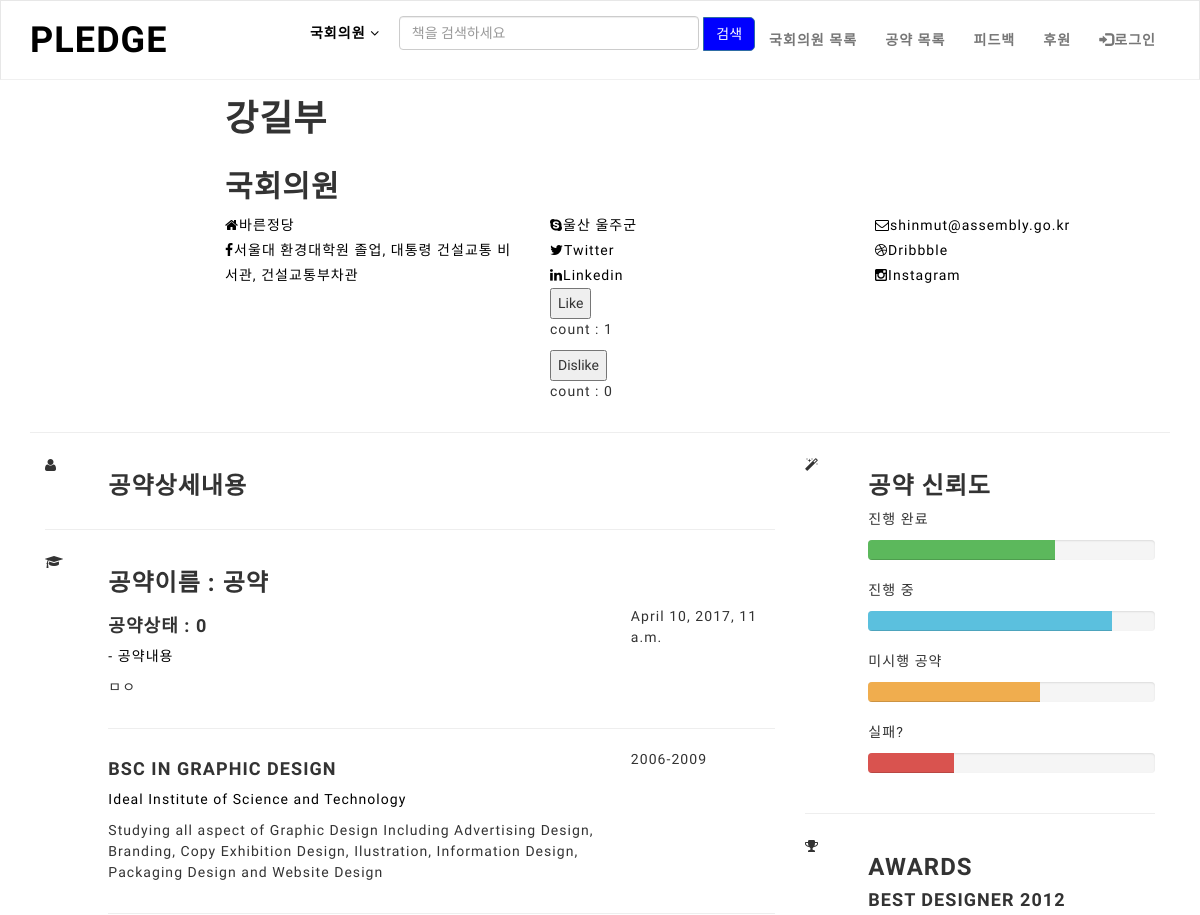
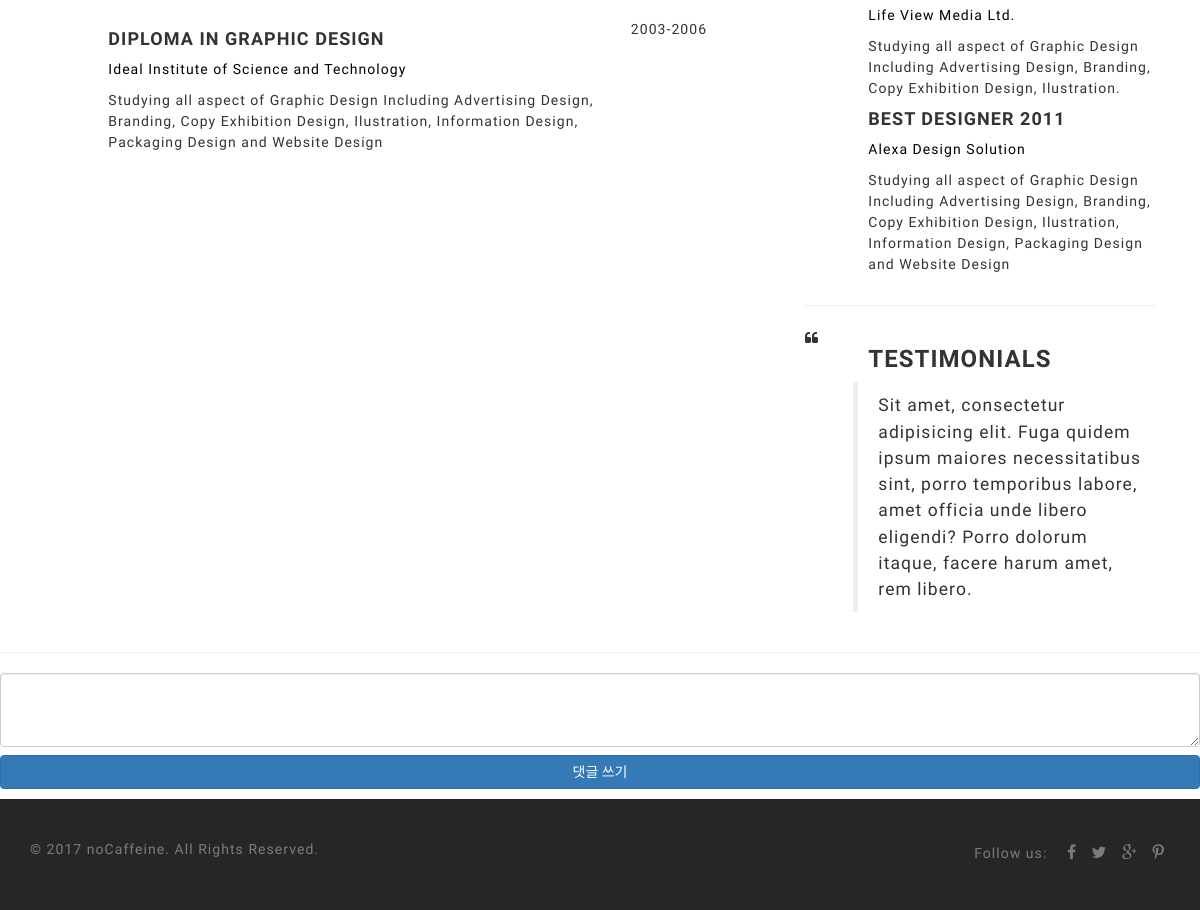
The page /pledge/1/ on the database its author committed (2 pictures, top to bottom).
### pledge/models.py (models this page shows, shortened)
class Pledge(models.Model):
    congressman = models.ForeignKey(CongressMan) # 국회의원 모델과 1toN 관계 설정
    title = models.CharField(max_length=32) # 공약 이름
    status = models.IntegerField(default=0) # 공약 상태
    like_dislike = models.ManyToManyField(settings.AUTH_USER_MODEL, through='LikeOrDislike') # 좋아요/싫어요 모델 LikeOrDisLike 모델을 통해 User와 N:M 관계 설정
    description = models.TextField(max_length=1024) # 공약에 대한 추가 설명
    created_at = models.DateTimeField(auto_now_add=True) # 공약 날짜
    @property
    def get_total_like(self):
        return LikeOrDislike.objects.filter(pledge_id=self.id, like=True).count()
    @property
    def get_total_dislike(self):
        return LikeOrDislike.objects.filter(pledge_id=self.id, dislike=True).count()

class CongressMan(models.Model):
    name = models.CharField(max_length=32) #국회의원 이름
    profile_image_path = models.CharField(max_length=512, null=True, blank=True) # 프로필 사진 저장 경로
    description = models.TextField(max_length=512, null=True, blank=True) # 추가 정보
    party = models.CharField(max_length=32, null=True, blank=True) # 정당
    constituency = models.CharField(max_length=32, null=True, blank=True) # 선거구
    email = models.CharField(max_length=64, null=True, blank=True) # 이메일 주소
    updated_at = models.DateTimeField(auto_now=True, null=True, blank=True) # 업데이트 날짜
    class Meta():
        ordering =['id']
    def __str__(self):
        return self.name

### pledge/views.py (the view)
# urls.py: url(r'^pledge/(?P<pledge_pk>\d+)/$', views.pledge_detail, name='pledge_detail'),
def pledge_detail(request, pledge_pk):
    pledge = get_object_or_404(Pledge, pk=pledge_pk)
    comment_form = CommentForm()
    context = {}
    context['pledge'] = pledge
    context['comment_form'] = comment_form
    return render(request, 'pledge/pledge_detail.html', context)

### pledge/forms.py
class CommentForm(forms.ModelForm):
    class Meta:
        model = Comment
        fields = ['message']
        widgets = {
             'message': forms.Textarea(attrs={'class': 'form-control', 'rows': 3}),
         }

### pledge/templates/pledge/pledge_detail.html (shortened to what this page needs)
{% extends "pledge/layout.html" %}
{% block content %}
{% load staticfiles %}
<div class="container">
        <div id="header" class="row">
            {% load staticfiles %}
            <div class="col-sm-2" style="overflow:hidden;">
            </div>
            <div class="col-sm-10">
                <div class="cv-title">
                    <div class="row">
                        <div class="col-sm-7">
                            <h1>{{pledge.congressman}}</h1>
                        </div>
                    </div>
                    <h2>국회의원</h2>
                </div>
                <div class="row">
                    <div class="col-sm-4">
                        <ul class="list-unstyled">
                            <li><a href=""><span class="social fa fa-home"></span>{{pledge.congressman.party}}</a>
                            </li>
                            <li><a href=""><span class="social fa fa-facebook"></span>{{pledge.congressman.description}}</a>
                        </ul>
                    </div>
                    <div class="col-sm-4">
                        <ul class="list-unstyled">
                            <li><a href=""><span class="social fa fa-skype"></span>{{pledge.congressman.constituency}}</a>
                            </li>
                            <li><a href=""><span class="social fa fa-twitter"></span>Twitter</a>
                            </li>
                            <li><a href=""><span class="social fa fa-linkedin"></span>Linkedin</a>
                            </li>
                            <li>
                             <input type="button" class="like" name="{{ pledge.pk }}" value="Like">
                             <p id="like_count{{ pledge.pk }}">count : {{ pledge.get_total_like }}</p>
                             <input type="button" class="dislike" name="{{ pledge.pk }}" value="Dislike">
                             <p id="dislike_count{{ pledge.pk }}">count : {{ pledge.get_total_dislike }}</p>
                            </li>
                        </ul>
                    </div>
                    <div class="col-sm-4">
                        <ul class="list-unstyled">
                            <li><a href="mailto:support@evenfly.com"><span class="social fa fa-envelope-o"></span>{{pledge.congressman.email}}</a>
                            <li><a href=""><span class="social fa fa-dribbble"></span>Dribbble</a>
                            </li>
                            <li><a href=""><span class="social fa fa-instagram"></span>Instagram</a>
                            </li>
                        </ul>
                    </div>
                </div>
            </div>
        </div>
        <hr class="firsthr">
<div class="col-md-8 mainleft" style="background-color:#fff;">
            <div id="statement" class="row mobmid">
                <div class="col-sm-1">
                    <span class="secicon fa fa-user"></span>
                </div>
                <div class="col-sm-11">
                    <h3>공약상세내용</h3>
                </div>
            </div>
            <hr>
            <div id="education" class="row mobmid">
                <div class="col-sm-1">
                    <span class="secicon fa fa-graduation-cap"></span>
                </div>
                <div class="col-sm-11">
                    <h3>공약이름 : {{ pledge.title }}</h3>
                    <div class="row">
                        <div class="col-md-9">
                            <h4>공약상태 : {{ pledge.status }}</h4>
                            <p class="sub"><a href="">- 공약내용</a>
                            </p>
                            <p>{{ pledge.description }}</p>
                        </div>
                        <div class="year col-md-3">
                            <p>{{ pledge.created_at }}</p>
                        </div>
                    </div>
                    <hr>
                    <div class="row">
                        <div class="col-md-9">
                            <h4>BSc in Graphic Design</h4>
                            <p class="sub"><a href="">Ideal Institute of Science and Technology</a>
                            </p>
                            <p>Studying all aspect of Graphic Design Including Advertising Design, Branding, Copy Exhibition Design, Ilustration, Information Design, Packaging Design and Website Design</p>
                        </div>
                        <div class="year col-md-3">
                            <p>2006-2009</p>
                        </div>
                    </div>
                    <hr>
                    <div class="row">
                        <div class="col-md-9">
                            <h4>Diploma in Graphic Design</h4>
                            <p class="sub"><a href="">Ideal Institute of Science and Technology</a>
                            </p>
                            <p>Studying all aspect of Graphic Design Including Advertising Design, Branding, Copy Exhibition Design, Ilustration, Information Design, Packaging Design and Website Design</p>
                        </div>
                        <div class="year col-md-3">
                            <p>2003-2006</p>
                        </div>
                    </div>
                </div>
            </div>
        </div>
    <div class="col-md-4 mainright">
            <div class="row">
                <div class="col-sm-1 col-md-2 mobmid">
                    <span class="secicon fa fa-magic"></span>
                </div>
                <div class="col-sm-11 col-md-10">
                    <h3 class="mobmid">공약 신뢰도 </h3>
                    <p>진행 완료</p>
                    <div class="progress">
                        <div class="progress-bar progress-bar-success" role="progressbar" aria-valuenow="65" aria-valuemin="0" aria-valuemax="100" style="width: 65%">
                        </div>
                    </div>
                    <p>진행 중</p>
                    <div class="progress">
                        <div class="progress-bar progress-bar-info" role="progressbar" aria-valuenow="85" aria-valuemin="0" aria-valuemax="100" style="width: 85%">
                        </div>
                    </div>
                    <p>미시행 공약</p>
                    <div class="progress">
                        <div class="progress-bar progress-bar-warning" role="progressbar" aria-valuenow="60" aria-valuemin="0" aria-valuemax="100" style="width: 60%">
                        </div>
                    </div>
                    <p>실패?</p>
                    <div class="progress">
                        <div class="progress-bar progress-bar-danger" role="progressbar" aria-valuenow="30" aria-valuemin="0" aria-valuemax="100" style="width: 30%">
                        </div>
                    </div>
                </div>
            </div>
            <hr>
            <div class="row mobmid">
                <div class="col-sm-1 col-md-2">
                    <span class="secicon fa fa-trophy"></span>
                </div>
                <div class="col-sm-11 col-md-10 ">
                    <h3>Awards</h3>
                    <div class="award">
                        <h4>Best Designer 2012</h4>
                        <p class="sub"><a href="">Life View Media Ltd.</a></p>
                        <p>Studying all aspect of Graphic Design Including Advertising Design, Branding, Copy Exhibition Design, Ilustration.</p>
                    </div>
                    <div class="award">
                        <h4>Best Designer 2011</h4>
                        <p class="sub"><a href="">Alexa Design Solution</a></p>
                        <p>Studying all aspect of Graphic Design Including Advertising Design, Branding, Copy Exhibition Design, Ilustration, Information Design, Packaging Design and Website Design</p>
                    </div>
                </div>
            </div>
            <hr>
            <div class="row ">
                <div class="col-sm-1 col-md-2 mobmid">
                    <span class="secicon fa fa-quote-left"></span>
                </div>
                <div class="col-sm-11 col-md-10 testimonials">
                    <h3 class="mobmid">Testimonials </h3>
                    <div class="row">
                        <blockquote>
                            <p>Sit amet, consectetur adipisicing elit. Fuga quidem ipsum maiores necessitatibus sint, porro temporibus labore, amet officia unde libero eligendi? Porro dolorum itaque, facere harum amet, rem libero.</p>
                        </blockquote>
                    </div>
                </div>
            </div>
        </div>
    </div>
    <hr/>
    <form action="{% url "pledge:pledge_comment_new" pledge.pk %}" method="post">
        {{ comment_form.message }}
        <input type="submit" class="btn btn-primary btn-block" value="댓글 쓰기" />
    </form>
{% endblock %}

### pledge/static/pledge/css/style.css (style rules this page uses)
html, body { height: 100%; }
body { font-family: "Raleway", Helvetica, Arial, sans-serif; font-size: 14px; font-weight: 200; line-height: 1.7857; letter-spacing: 0.075em; color: #333333; background-color: #fff; }
a { color: #000; -webkit-transition: all 0.2s ease-in-out; -moz-transition: all 0.2s ease-in-out; -ms-transition: all 0.2s ease-in-out; -o-transition: all 0.2s ease-in-out; transition: all 0.2s ease-in-out; }
a, a:hover, a:active, a:focus, button:focus { outline: 0; border: 0; text-decoration: none; }
p { line-height: 1.5; }
h1, h2, h3, h4, h5, h6 { font-family: 'Raleway', sans-serif; font-weight: 700; text-transform: uppercase; }
input, textarea { outline: none; }

### pledge/static/pledge/css/main.css (style rules this page uses)
.form-control { display:inline-block; }

### rows shown on the page
Pledge: congressman "강길부", congressman.party "바른정당", congressman.description "서울대 환경대학원 졸업, 대통령 건설교통 비서관, 건설교통부차관", congressman.constituency "울산 울주군", get_total_like "1", get_total_dislike "0", congressman.email "shinmut@assembly.go.kr", title "공약", status "0", description "ㅁㅇ", created_at "April 10, 2017, 11 a.m."
